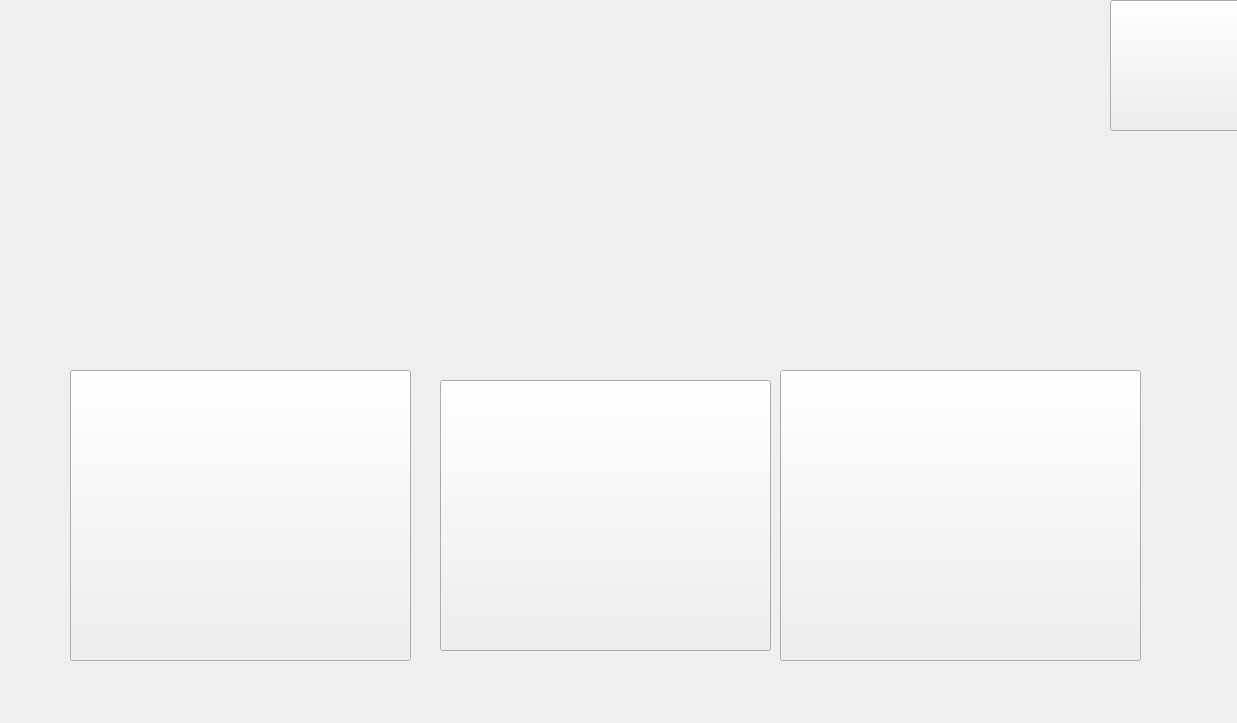
<?xml version="1.0" encoding="UTF-8"?>
<ui version="4.0">
 <class>startfrom</class>
 <widget class="QWidget" name="startfrom">
  <property name="geometry">
   <rect>
    <x>0</x>
    <y>0</y>
    <width>1237</width>
    <height>723</height>
   </rect>
  </property>
  <property name="windowTitle">
   <string>Form</string>
  </property>
  <widget class="QPushButton" name="pushButton">
   <property name="geometry">
    <rect>
     <x>70</x>
     <y>370</y>
     <width>341</width>
     <height>291</height>
    </rect>
   </property>
   <property name="styleSheet">
    <string notr="true">border-image: url(:/images/button.png);
background-image: url(:/images/button.png);</string>
   </property>
   <property name="text">
    <string/>
   </property>
  </widget>
  <widget class="QPushButton" name="pushButton_2">
   <property name="geometry">
    <rect>
     <x>440</x>
     <y>380</y>
     <width>331</width>
     <height>271</height>
    </rect>
   </property>
   <property name="styleSheet">
    <string notr="true">border-image: url(:/images/button2.png);
background-image: url(:/images/button2.png);


</string>
   </property>
   <property name="text">
    <string/>
   </property>
  </widget>
  <widget class="QPushButton" name="pushButton_3">
   <property name="geometry">
    <rect>
     <x>780</x>
     <y>370</y>
     <width>361</width>
     <height>291</height>
    </rect>
   </property>
   <property name="styleSheet">
    <string notr="true">border-image: url(:/images/button3.png);</string>
   </property>
   <property name="text">
    <string/>
   </property>
  </widget>
  <widget class="QPushButton" name="pushButton_4">
   <property name="geometry">
    <rect>
     <x>1110</x>
     <y>0</y>
     <width>141</width>
     <height>131</height>
    </rect>
   </property>
   <property name="styleSheet">
    <string notr="true">border-image: url(:/images/skip.png);</string>
   </property>
   <property name="text">
    <string/>
   </property>
  </widget>
 </widget>
 <resources/>
 <connections/>
</ui>
